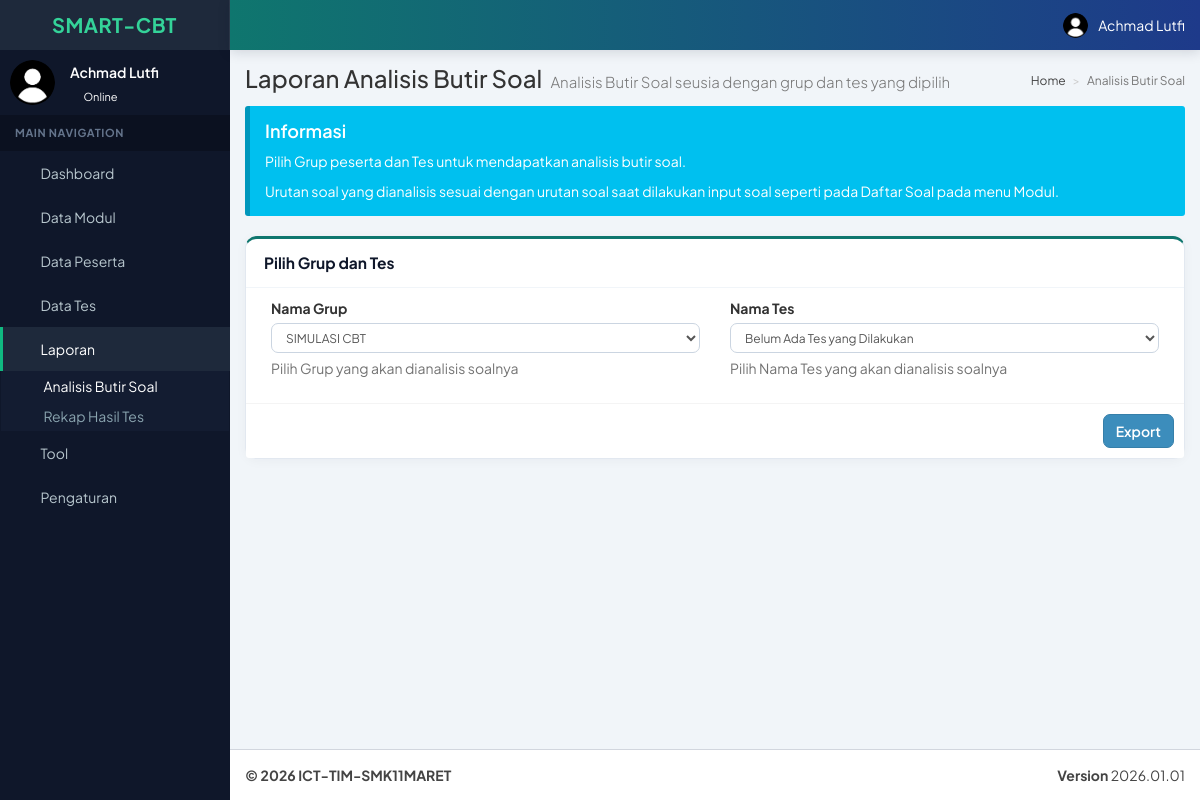
The app's page /index.php/manager/laporan_analisis_butir_soal (signed in) with its own data.
### tables this page shows
CREATE TABLE `user_menu` (
  `id` int(11) NOT NULL AUTO_INCREMENT,
  `tipe` int(11) NOT NULL DEFAULT 1 COMMENT '0=parent, 1=child',
  `parent` varchar(50) DEFAULT NULL,
  `kode_menu` varchar(50) NOT NULL,
  `nama_menu` varchar(100) NOT NULL,
  `url` varchar(150) NOT NULL DEFAULT '#',
  `icon` varchar(75) NOT NULL DEFAULT 'fa fa-circle-o',
  `urutan` int(11) NOT NULL,
  PRIMARY KEY (`id`),
  UNIQUE KEY `kode_menu` (`kode_menu`)
);

CREATE TABLE `cbt_user_grup` (
  `grup_id` bigint(20) unsigned NOT NULL AUTO_INCREMENT,
  `grup_nama` varchar(255) NOT NULL,
  PRIMARY KEY (`grup_id`),
  UNIQUE KEY `group_name` (`grup_nama`)
);

### application/libraries/Template.php (called while the page is built, shortened)
<?php  if ( ! defined('BASEPATH')) exit('No direct script access allowed');
	class Template{
		protected $_ci;
		function __construct(){
			$this->_ci=&get_instance();
            $this->_ci->load->library('access');
            $this->_ci->load->model('users_model');
			$this->_ci->load->model('cbt_konfigurasi_model');
		}
		function display_admin($template, $title, $data=null){
			$query = $this->_ci->cbt_konfigurasi_model->get_by_kolom_limit('konfigurasi_kode', 'cbt_nama', 1);
			if($query->num_rows()>0 && !empty($query->row()->konfigurasi_isi) && stripos($query->row()->konfigurasi_isi, 'zya') === false && $query->row()->konfigurasi_isi !== 'Computer Based-Test'){
				$data['site_name']=$query->row()->konfigurasi_isi;
			}else{
				$data['site_name']='SMART-CBT';
			}
			$data['site_version']=$this->_ci->config->item('site_version');
            $data['nama']=$this->_ci->access->get_nama();
			$data['sidemenu']=$this->_ci->users_model->get_menu($data['kode_menu'], $this->_ci->access->get_level());;
            $data['content']=$this->_ci->load->view($template,$data,true);
			$data['title']=$title;
			$this->_ci->load->view('template/template_admin.php',$data);
		}
	}
?>

### index.php (called while the page is built, shortened)
<?php
require_once BASEPATH.'core/CodeIgniter.php';

### application/models/Users_model.php (the view, shortened to what this page needs)
<?php  if ( ! defined('BASEPATH')) exit('No direct script access allowed');
class Users_model extends CI_Model{
	function get_login_info($username){
		$this->db->where('username',$username);
		$this->db->limit(1);
		$query = $this->db->get('user');
		return ($query->num_rows() > 0) ? $query->row() : FALSE;
	}
    function get_parent_menu($child_menu){
        $sql = 'SELECT `user_menu`.`parent` FROM user_menu WHERE `user_menu`.`kode_menu`="'.$child_menu.'"';
        $query = $this->db->query($sql);
        if($query->num_rows()>0){
            $hasil = $query->row()->parent;
        }else{
            $hasil = 'KOSONG';
        }
        return $hasil;
    }
    function get_menu($kode_menu, $level){
        $this->db->select('user_menu.parent')
                 ->where('(user_akses.level="'.$level.'")')
				 ->join('user_menu', 'user_akses.kode_menu = user_menu.kode_menu')
                 ->from('user_akses')
				 ->group_by('user_menu.parent');
		$result = $this->db->get()->result();
		$data_menu = array();
		foreach($result as $temp){
			$data_menu[] = $temp->parent;
		}
		$this->db->where_in('kode_menu', $data_menu)
                 ->from('user_menu')
				 ->order_by('urutan', 'ASC');
		$result = $this->db->get();
        $parent_kode_menu = $this->get_parent_menu($kode_menu);
        $menu = '';
        if($result->num_rows()>0){
            foreach ($result->result() as $temp){
                $parent_active='';
                if($temp->kode_menu==$parent_kode_menu){
					$parent_active=' active ';
    			}
                $sql_child = 'SELECT user_menu.* FROM `user_akses` INNER JOIN `user_level` ON (`user_akses`.`level` = `user_level`.`level`)
                    INNER JOIN `user_menu` ON (`user_akses`.`kode_menu` = `user_menu`.`kode_menu`) WHERE user_akses.`level`="'.$level.'"
                    AND user_menu.`tipe`=1 AND user_menu.parent="'.$temp->kode_menu.'" ORDER BY user_menu.`urutan` ASC';
                $result_child = $this->db->query($sql_child);
                $menu_child = '';
                $menu_child_count = 0;
                if($result_child->num_rows()>0){
                    $menu_child = $menu_child.'<ul class="treeview-menu">';
                    foreach ($result_child->result() as $child){
                        $child_active='';
                        if($kode_menu==$child->kode_menu){
                            $child_active='active';
                        }
                        $menu_child = $menu_child.'
                            <li class="'.$child_active.'"><a href="'.site_url().'/'.$child->url.'"><i class="fa fa-circle-o"></i> '.$child->nama_menu.'</a></li>
                        ';
                        $menu_child_count++;
                    }
                    $menu_child = $menu_child.'</ul>';
                }
                $menu = $menu.'
                    <li class="treeview '.$parent_active.'">
                        <a href="'.site_url().'/'.$temp->url.'">
        					<i class="'.$temp->icon.'"></i>
        					<span>'.$temp->nama_menu.'</span>';
                if($menu_child_count>0){
                    $menu = $menu.'<i class="fa fa-angle-left pull-right"></i>';
                }
                $menu = $menu.'</a>';
                $menu = $menu.'
                    '.$menu_child;
                $menu = $menu.'</li>';
            }
        }
        return $menu;
    }
}

### application/views/laporan/laporan_analisis_butir_soal_view.php (shortened to what this page needs)
<section class="content-header">
	<h1>
		Laporan Analisis Butir Soal
		<small>Analisis Butir Soal seusia dengan grup dan tes yang dipilih</small>
	</h1>
	<ol class="breadcrumb">
		<li><a href="<?php echo site_url(); ?>/"><i class="fa fa-dashboard"></i> Home</a></li>
		<li class="active">Analisis Butir Soal</li>
	</ol>
</section>
<section class="content">
	<div class="row">
        <div class="col-md-12">
            <div class="callout callout-info">
                <h4>Informasi</h4>
                <p>Pilih Grup peserta dan Tes untuk mendapatkan analisis butir soal.</p>
                <p>Urutan soal yang dianalisis sesuai dengan urutan soal saat dilakukan input soal seperti pada Daftar Soal pada menu Modul.</p>
            </div>
        </div>
    </div>
	<?php echo form_open($url.'/export','id="form-export"'); ?>
	<div class="row">
		<div class="col-sm-12">
			<div class="box">
				<div class="box-header with-border">
					<div class="box-title">Pilih Grup dan Tes</div>
				</div>
				<div class="box-body">
					<div class="col-md-6">
						<div class="form-group">
							<label>Nama Grup</label>
							<select name="pilih-grup" id="pilih-grup" class="form-control input-sm">
								<?php if(!empty($select_group)){ echo $select_group; } ?>
							</select>
							<span class="help-block">Pilih Grup yang akan dianalisis soalnya</span>
						</div>
					</div>
					<div class="col-md-6">
						<div class="form-group">
							<label>Nama Tes</label>
							<select name="pilih-tes" id="pilih-tes" class="form-control input-sm">
								<?php if(!empty($select_tes)){ echo $select_tes; } ?>
							</select>
							<span class="help-block">Pilih Nama Tes yang akan dianalisis soalnya</span>
						</div>
					</div>
				</div>
				<div class="box-footer">
					<button type="submit" class="btn btn-primary pull-right" id="btn-export">Export</button>
				</div>
			</div>
		</div>
    </div>
	</form>
</section>

### application/views/template/template_admin.php (style rules this page uses)
body, h1, h2, h3, h4, h5, h6, .h1, .h2, .h3, .h4, .h5, .h6, .main-header .logo { font-family: 'Plus Jakarta Sans', -apple-system, BlinkMacSystemFont, "Segoe UI", Roboto, sans-serif !important; }
.skin-green .sidebar-menu > li:hover > a, .skin-green .sidebar-menu > li.active > a { color: #ffffff !important; background: #1e293b !important; border-left-color: #10b981 !important; }
.skin-green .sidebar-menu > li > .treeview-menu { background: #131c31 !important; }
.box { border-radius: 12px !important; border: 1px solid #e2e8f0 !important; border-top: 3px solid #0f766e !important; box-shadow: 0 2px 12px rgba(15, 23, 42, 0.04) !important; }
.box-header.with-border { border-bottom: 1px solid #f1f5f9 !important; padding: 14px 18px !important; }
.box-header .box-title { font-weight: 700 !important; font-size: 15.5px !important; color: #0f172a !important; }
.btn { border-radius: 7px !important; font-weight: 600 !important; transition: all 0.15s ease; }
.form-control { border-radius: 7px !important; border-color: #cbd5e1 !important; }

### records on screen
user_menu: nama_menu "Data Modul"
user_menu: nama_menu "Data Peserta"
user_menu: nama_menu "Data Tes"
user_menu: nama_menu "Laporan"
user_menu: nama_menu "Analisis Butir Soal"
user_menu: nama_menu "Rekap Hasil Tes"
user_menu: nama_menu "Tool"
user_menu: nama_menu "Pengaturan"
cbt_user_grup: pilih-grup "SIMULASI CBT"

### other values on screen
$nama "Achmad Lutfi"
$site_version "2026.01.01"
